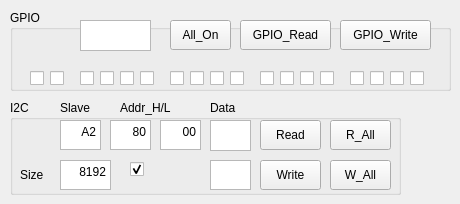
   <widget class="QWidget" name="tab_3">
    <attribute name="title">
     <string>C-Phy</string>
    </attribute>
    <widget class="QCheckBox" name="checkBox_36">
     <property name="geometry">
      <rect>
       <x>140</x>
       <y>70</y>
       <width>16</width>
       <height>16</height>
      </rect>
     </property>
     <property name="text">
      <string/>
     </property>
    </widget>
    <widget class="QCheckBox" name="checkBox_37">
     <property name="geometry">
      <rect>
       <x>370</x>
       <y>70</y>
       <width>16</width>
       <height>16</height>
      </rect>
     </property>
     <property name="text">
      <string/>
     </property>
    </widget>
    <widget class="QPushButton" name="pushButton_write_all_3">
     <property name="geometry">
      <rect>
       <x>330</x>
       <y>160</y>
       <width>61</width>
       <height>30</height>
      </rect>
     </property>
     <property name="text">
      <string>W_All</string>
     </property>
     <property name="checkable">
      <bool>false</bool>
     </property>
    </widget>
    <widget class="QCheckBox" name="checkBox_38">
     <property name="geometry">
      <rect>
       <x>300</x>
       <y>70</y>
       <width>16</width>
       <height>16</height>
      </rect>
     </property>
     <property name="text">
      <string/>
     </property>
    </widget>
    <widget class="QCheckBox" name="checkBox_39">
     <property name="geometry">
      <rect>
       <x>390</x>
       <y>70</y>
       <width>16</width>
       <height>16</height>
      </rect>
     </property>
     <property name="text">
      <string/>
     </property>
    </widget>
    <widget class="QCheckBox" name="checkBox_40">
     <property name="geometry">
      <rect>
       <x>210</x>
       <y>70</y>
       <width>16</width>
       <height>16</height>
      </rect>
     </property>
     <property name="text">
      <string/>
     </property>
    </widget>
    <widget class="QCheckBox" name="checkBox_41">
     <property name="geometry">
      <rect>
       <x>260</x>
       <y>70</y>
       <width>16</width>
       <height>16</height>
      </rect>
     </property>
     <property name="text">
      <string>7</string>
     </property>
    </widget>
    <widget class="QCheckBox" name="checkBox_42">
     <property name="geometry">
      <rect>
       <x>80</x>
       <y>70</y>
       <width>16</width>
       <height>16</height>
      </rect>
     </property>
     <property name="text">
      <string/>
     </property>
    </widget>
    <widget class="QCheckBox" name="checkBox_43">
     <property name="geometry">
      <rect>
       <x>120</x>
       <y>70</y>
       <width>16</width>
       <height>16</height>
      </rect>
     </property>
     <property name="text">
      <string/>
     </property>
    </widget>
    <widget class="QCheckBox" name="checkBox_44">
     <property name="geometry">
      <rect>
       <x>350</x>
       <y>70</y>
       <width>16</width>
       <height>16</height>
      </rect>
     </property>
     <property name="text">
      <string/>
     </property>
    </widget>
    <widget class="QCheckBox" name="checkBox_45">
     <property name="geometry">
      <rect>
       <x>100</x>
       <y>70</y>
       <width>16</width>
       <height>16</height>
      </rect>
     </property>
     <property name="text">
      <string/>
     </property>
    </widget>
    <widget class="QPushButton" name="pushButton_read_all_3">
     <property name="geometry">
      <rect>
       <x>330</x>
       <y>120</y>
       <width>61</width>
       <height>30</height>
      </rect>
     </property>
     <property name="text">
      <string>R_All</string>
     </property>
     <property name="checkable">
      <bool>false</bool>
     </property>
    </widget>
    <widget class="QPushButton" name="pushButton_write_3">
     <property name="geometry">
      <rect>
       <x>260</x>
       <y>160</y>
       <width>61</width>
       <height>30</height>
      </rect>
     </property>
     <property name="text">
      <string>Write</string>
     </property>
     <property name="checkable">
      <bool>false</bool>
     </property>
    </widget>
    <widget class="QPushButton" name="pushButton_read_3">
     <property name="geometry">
      <rect>
       <x>260</x>
       <y>120</y>
       <width>61</width>
       <height>30</height>
      </rect>
     </property>
     <property name="text">
      <string>Read</string>
     </property>
     <property name="checkable">
      <bool>false</bool>
     </property>
    </widget>
    <widget class="QCheckBox" name="checkBox_46">
     <property name="geometry">
      <rect>
       <x>410</x>
       <y>70</y>
       <width>16</width>
       <height>16</height>
      </rect>
     </property>
     <property name="text">
      <string/>
     </property>
    </widget>
    <widget class="QCheckBox" name="checkBox_47">
     <property name="geometry">
      <rect>
       <x>280</x>
       <y>70</y>
       <width>16</width>
       <height>16</height>
      </rect>
     </property>
     <property name="text">
      <string/>
     </property>
    </widget>
    <widget class="QCheckBox" name="checkBox_48">
     <property name="geometry">
      <rect>
       <x>320</x>
       <y>70</y>
       <width>16</width>
       <height>16</height>
      </rect>
     </property>
     <property name="text">
      <string/>
     </property>
    </widget>
    <widget class="QTextEdit" name="addH_3">
     <property name="geometry">
      <rect>
       <x>110</x>
       <y>120</y>
       <width>41</width>
       <height>30</height>
      </rect>
     </property>
     <property name="html">
      <string>&lt;!DOCTYPE HTML PUBLIC &quot;-//W3C//DTD HTML 4.0//EN&quot; &quot;http://www.w3.org/TR/REC-html40/strict.dtd&quot;&gt;
&lt;html&gt;&lt;head&gt;&lt;meta name=&quot;qrichtext&quot; content=&quot;1&quot; /&gt;&lt;style type=&quot;text/css&quot;&gt;
p, li { white-space: pre-wrap; }
&lt;/style&gt;&lt;/head&gt;&lt;body style=&quot; font-family:'SimSun'; font-size:9pt; font-weight:400; font-style:normal;&quot;&gt;
&lt;p align=&quot;right&quot; style=&quot; margin-top:0px; margin-bottom:0px; margin-left:0px; margin-right:0px; -qt-block-indent:0; text-indent:0px;&quot;&gt;80&lt;/p&gt;&lt;/body&gt;&lt;/html&gt;</string>
     </property>
    </widget>
    <widget class="QPushButton" name="pushButton_GPIO_write_3">
     <property name="geometry">
      <rect>
       <x>340</x>
       <y>20</y>
       <width>91</width>
       <height>30</height>
      </rect>
     </property>
     <property name="text">
      <string>GPIO_Write</string>
     </property>
     <property name="checkable">
      <bool>false</bool>
     </property>
    </widget>
    <widget class="QCheckBox" name="checkBox_49">
     <property name="geometry">
      <rect>
       <x>50</x>
       <y>70</y>
       <width>16</width>
       <height>16</height>
      </rect>
     </property>
     <property name="text">
      <string/>
     </property>
    </widget>
    <widget class="QTextEdit" name="slave_3">
     <property name="geometry">
      <rect>
       <x>60</x>
       <y>120</y>
       <width>41</width>
       <height>30</height>
      </rect>
     </property>
     <property name="html">
      <string>&lt;!DOCTYPE HTML PUBLIC &quot;-//W3C//DTD HTML 4.0//EN&quot; &quot;http://www.w3.org/TR/REC-html40/strict.dtd&quot;&gt;
&lt;html&gt;&lt;head&gt;&lt;meta name=&quot;qrichtext&quot; content=&quot;1&quot; /&gt;&lt;style type=&quot;text/css&quot;&gt;
p, li { white-space: pre-wrap; }
&lt;/style&gt;&lt;/head&gt;&lt;body style=&quot; font-family:'SimSun'; font-size:9pt; font-weight:400; font-style:normal;&quot;&gt;
&lt;p align=&quot;right&quot; style=&quot; margin-top:0px; margin-bottom:0px; margin-left:0px; margin-right:0px; -qt-block-indent:0; text-indent:0px;&quot;&gt;A2&lt;/p&gt;&lt;/body&gt;&lt;/html&gt;</string>
     </property>
    </widget>
    <widget class="QLabel" name="label_23">
     <property name="geometry">
      <rect>
       <x>120</x>
       <y>100</y>
       <width>71</width>
       <height>16</height>
      </rect>
     </property>
     <property name="text">
      <string>Addr_H/L</string>
     </property>
    </widget>
    <widget class="QGroupBox" name="groupBox_9">
     <property name="geometry">
      <rect>
       <x>10</x>
       <y>10</y>
       <width>441</width>
       <height>81</height>
      </rect>
     </property>
     <property name="title">
      <string>GPIO</string>
     </property>
     <widget class="QTextBrowser" name="GPIO_Value_3">
      <property name="geometry">
       <rect>
        <x>70</x>
        <y>10</y>
        <width>71</width>
        <height>31</height>
       </rect>
      </property>
     </widget>
     <widget class="QPushButton" name="pushButton_GPIO_All_3">
      <property name="geometry">
       <rect>
        <x>160</x>
        <y>10</y>
        <width>61</width>
        <height>30</height>
       </rect>
      </property>
      <property name="text">
       <string>All_On</string>
      </property>
      <property name="checkable">
       <bool>false</bool>
      </property>
     </widget>
    </widget>
    <widget class="QCheckBox" name="checkBox_50">
     <property name="geometry">
      <rect>
       <x>230</x>
       <y>70</y>
       <width>16</width>
       <height>16</height>
      </rect>
     </property>
     <property name="text">
      <string/>
     </property>
    </widget>
    <widget class="QTextEdit" name="addL_3">
     <property name="geometry">
      <rect>
       <x>160</x>
       <y>120</y>
       <width>41</width>
       <height>30</height>
      </rect>
     </property>
     <property name="html">
      <string>&lt;!DOCTYPE HTML PUBLIC &quot;-//W3C//DTD HTML 4.0//EN&quot; &quot;http://www.w3.org/TR/REC-html40/strict.dtd&quot;&gt;
&lt;html&gt;&lt;head&gt;&lt;meta name=&quot;qrichtext&quot; content=&quot;1&quot; /&gt;&lt;style type=&quot;text/css&quot;&gt;
p, li { white-space: pre-wrap; }
&lt;/style&gt;&lt;/head&gt;&lt;body style=&quot; font-family:'SimSun'; font-size:9pt; font-weight:400; font-style:normal;&quot;&gt;
&lt;p align=&quot;right&quot; style=&quot; margin-top:0px; margin-bottom:0px; margin-left:0px; margin-right:0px; -qt-block-indent:0; text-indent:0px;&quot;&gt;00&lt;/p&gt;&lt;/body&gt;&lt;/html&gt;</string>
     </property>
    </widget>
    <widget class="QCheckBox" name="checkBox_51">
     <property name="geometry">
      <rect>
       <x>30</x>
       <y>70</y>
       <width>16</width>
       <height>16</height>
      </rect>
     </property>
     <property name="text">
      <string/>
     </property>
    </widget>
    <widget class="QTextEdit" name="readData_3">
     <property name="geometry">
      <rect>
       <x>210</x>
       <y>120</y>
       <width>41</width>
       <height>31</height>
      </rect>
     </property>
     <property name="html">
      <string>&lt;!DOCTYPE HTML PUBLIC &quot;-//W3C//DTD HTML 4.0//EN&quot; &quot;http://www.w3.org/TR/REC-html40/strict.dtd&quot;&gt;
&lt;html&gt;&lt;head&gt;&lt;meta name=&quot;qrichtext&quot; content=&quot;1&quot; /&gt;&lt;style type=&quot;text/css&quot;&gt;
p, li { white-space: pre-wrap; }
&lt;/style&gt;&lt;/head&gt;&lt;body style=&quot; font-family:'SimSun'; font-size:9pt; font-weight:400; font-style:normal;&quot;&gt;
&lt;p align=&quot;right&quot; style=&quot;-qt-paragraph-type:empty; margin-top:0px; margin-bottom:0px; margin-left:0px; margin-right:0px; -qt-block-indent:0; text-indent:0px;&quot;&gt;&lt;br /&gt;&lt;/p&gt;&lt;/body&gt;&lt;/html&gt;</string>
     </property>
    </widget>
    <widget class="QGroupBox" name="groupBox_10">
     <property name="geometry">
      <rect>
       <x>10</x>
       <y>100</y>
       <width>391</width>
       <height>95</height>
      </rect>
     </property>
     <property name="title">
      <string>I2C</string>
     </property>
     <widget class="QLabel" name="label_24">
      <property name="geometry">
       <rect>
        <x>10</x>
        <y>65</y>
        <width>41</width>
        <height>20</height>
       </rect>
      </property>
      <property name="text">
       <string>Size</string>
      </property>
     </widget>
     <widget class="QTextEdit" name="eep_size_3">
      <property name="geometry">
       <rect>
        <x>50</x>
        <y>60</y>
        <width>51</width>
        <height>30</height>
       </rect>
      </property>
      <property name="html">
       <string>&lt;!DOCTYPE HTML PUBLIC &quot;-//W3C//DTD HTML 4.0//EN&quot; &quot;http://www.w3.org/TR/REC-html40/strict.dtd&quot;&gt;
&lt;html&gt;&lt;head&gt;&lt;meta name=&quot;qrichtext&quot; content=&quot;1&quot; /&gt;&lt;style type=&quot;text/css&quot;&gt;
p, li { white-space: pre-wrap; }
&lt;/style&gt;&lt;/head&gt;&lt;body style=&quot; font-family:'SimSun'; font-size:9pt; font-weight:400; font-style:normal;&quot;&gt;
&lt;p align=&quot;right&quot; style=&quot; margin-top:0px; margin-bottom:0px; margin-left:0px; margin-right:0px; -qt-block-indent:0; text-indent:0px;&quot;&gt;8192&lt;/p&gt;&lt;/body&gt;&lt;/html&gt;</string>
      </property>
     </widget>
     <widget class="QLabel" name="label_25">
      <property name="geometry">
       <rect>
        <x>200</x>
        <y>0</y>
        <width>41</width>
        <height>16</height>
       </rect>
      </property>
      <property name="text">
       <string>Data</string>
      </property>
     </widget>
     <widget class="QCheckBox" name="addH_use_3">
      <property name="geometry">
       <rect>
        <x>120</x>
        <y>60</y>
        <width>91</width>
        <height>19</height>
       </rect>
      </property>
      <property name="text">
       <string/>
      </property>
      <property name="checked">
       <bool>true</bool>
      </property>
     </widget>
    </widget>
    <widget class="QLabel" name="label_26">
     <property name="geometry">
      <rect>
       <x>60</x>
       <y>100</y>
       <width>51</width>
       <height>16</height>
      </rect>
     </property>
     <property name="text">
      <string>Slave</string>
     </property>
    </widget>
    <widget class="QTextEdit" name="writeData_3">
     <property name="geometry">
      <rect>
       <x>210</x>
       <y>160</y>
       <width>41</width>
       <height>30</height>
      </rect>
     </property>
     <property name="html">
      <string>&lt;!DOCTYPE HTML PUBLIC &quot;-//W3C//DTD HTML 4.0//EN&quot; &quot;http://www.w3.org/TR/REC-html40/strict.dtd&quot;&gt;
&lt;html&gt;&lt;head&gt;&lt;meta name=&quot;qrichtext&quot; content=&quot;1&quot; /&gt;&lt;style type=&quot;text/css&quot;&gt;
p, li { white-space: pre-wrap; }
&lt;/style&gt;&lt;/head&gt;&lt;body style=&quot; font-family:'SimSun'; font-size:9pt; font-weight:400; font-style:normal;&quot;&gt;
&lt;p align=&quot;right&quot; style=&quot;-qt-paragraph-type:empty; margin-top:0px; margin-bottom:0px; margin-left:0px; margin-right:0px; -qt-block-indent:0; text-indent:0px;&quot;&gt;&lt;br /&gt;&lt;/p&gt;&lt;/body&gt;&lt;/html&gt;</string>
     </property>
    </widget>
    <widget class="QCheckBox" name="checkBox_52">
     <property name="geometry">
      <rect>
       <x>170</x>
       <y>70</y>
       <width>16</width>
       <height>16</height>
      </rect>
     </property>
     <property name="text">
      <string/>
     </property>
    </widget>
    <widget class="QCheckBox" name="checkBox_53">
     <property name="geometry">
      <rect>
       <x>190</x>
       <y>70</y>
       <width>16</width>
       <height>16</height>
      </rect>
     </property>
     <property name="text">
      <string/>
     </property>
    </widget>
    <widget class="QPushButton" name="pushButton_GPIO_read_3">
     <property name="geometry">
      <rect>
       <x>240</x>
       <y>20</y>
       <width>91</width>
       <height>30</height>
      </rect>
     </property>
     <property name="text">
      <string>GPIO_Read</string>
     </property>
     <property name="checkable">
      <bool>false</bool>
     </property>
    </widget>
    <zorder>groupBox_10</zorder>
    <zorder>groupBox_9</zorder>
    <zorder>checkBox_36</zorder>
    <zorder>checkBox_37</zorder>
    <zorder>pushButton_write_all_3</zorder>
    <zorder>checkBox_38</zorder>
    <zorder>checkBox_39</zorder>
    <zorder>checkBox_40</zorder>
    <zorder>checkBox_41</zorder>
    <zorder>checkBox_42</zorder>
    <zorder>checkBox_43</zorder>
    <zorder>checkBox_44</zorder>
    <zorder>checkBox_45</zorder>
    <zorder>pushButton_read_all_3</zorder>
    <zorder>pushButton_write_3</zorder>
    <zorder>pushButton_read_3</zorder>
    <zorder>checkBox_46</zorder>
    <zorder>checkBox_47</zorder>
    <zorder>checkBox_48</zorder>
    <zorder>addH_3</zorder>
    <zorder>pushButton_GPIO_write_3</zorder>
    <zorder>checkBox_49</zorder>
    <zorder>slave_3</zorder>
    <zorder>label_23</zorder>
    <zorder>checkBox_50</zorder>
    <zorder>addL_3</zorder>
    <zorder>checkBox_51</zorder>
    <zorder>readData_3</zorder>
    <zorder>label_26</zorder>
    <zorder>writeData_3</zorder>
    <zorder>checkBox_52</zorder>
    <zorder>checkBox_53</zorder>
    <zorder>pushButton_GPIO_read_3</zorder>
   </widget>
